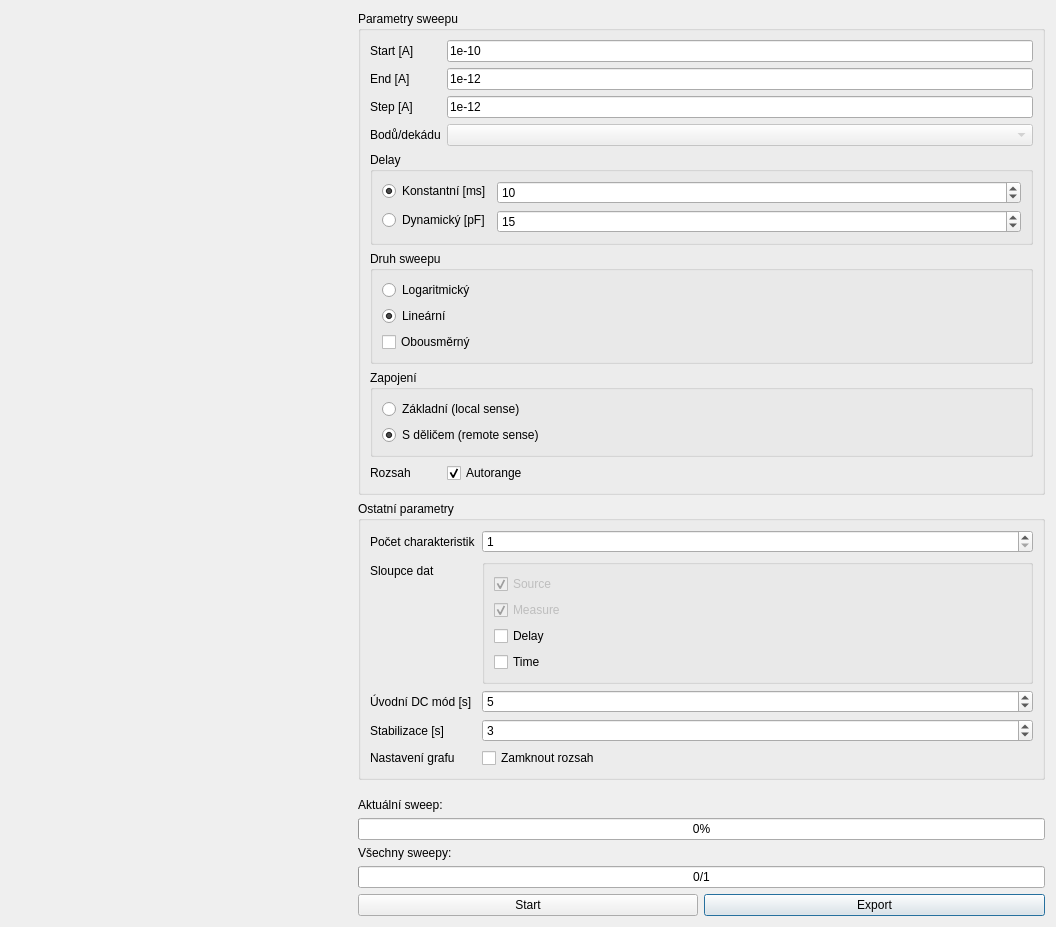
<?xml version="1.0" encoding="UTF-8"?>
<ui version="4.0">
 <class>sweepergui</class>
 <widget class="QDialog" name="sweepergui">
  <property name="geometry">
   <rect>
    <x>0</x>
    <y>0</y>
    <width>1056</width>
    <height>811</height>
   </rect>
  </property>
  <property name="minimumSize">
   <size>
    <width>900</width>
    <height>0</height>
   </size>
  </property>
  <property name="windowTitle">
   <string>Sweeper</string>
  </property>
  <property name="windowIcon">
   <iconset>
    <normaloff>img/logo_crop.png</normaloff>img/logo_crop.png</iconset>
  </property>
  <layout class="QGridLayout" name="gridLayout">
   <item row="7" column="1" colspan="2">
    <widget class="QProgressBar" name="bigProgBar">
     <property name="maximum">
      <number>1</number>
     </property>
     <property name="value">
      <number>0</number>
     </property>
     <property name="format">
      <string>%v/%m</string>
     </property>
    </widget>
   </item>
   <item row="4" column="1">
    <widget class="QLabel" name="label_9">
     <property name="text">
      <string>Aktuální sweep:</string>
     </property>
    </widget>
   </item>
   <item row="8" column="2">
    <widget class="QPushButton" name="exportButton">
     <property name="text">
      <string>Export</string>
     </property>
    </widget>
   </item>
   <item row="0" column="0" rowspan="9">
    <widget class="QWidget" name="mplwindow" native="true">
     <property name="minimumSize">
      <size>
       <width>0</width>
       <height>0</height>
      </size>
     </property>
     <property name="baseSize">
      <size>
       <width>0</width>
       <height>0</height>
      </size>
     </property>
     <layout class="QVBoxLayout" name="mplvl"/>
    </widget>
   </item>
   <item row="1" column="1" colspan="2">
    <widget class="QGroupBox" name="groupBox">
     <property name="minimumSize">
      <size>
       <width>0</width>
       <height>0</height>
      </size>
     </property>
     <property name="title">
      <string>Ostatní parametry</string>
     </property>
     <layout class="QFormLayout" name="formLayout">
      <item row="0" column="0">
       <widget class="QLabel" name="label_2">
        <property name="text">
         <string>Počet charakteristik</string>
        </property>
       </widget>
      </item>
      <item row="0" column="1">
       <widget class="QSpinBox" name="pocetMereniBox">
        <property name="minimum">
         <number>1</number>
        </property>
        <property name="maximum">
         <number>9999</number>
        </property>
       </widget>
      </item>
      <item row="1" column="0">
       <widget class="QLabel" name="label_7">
        <property name="text">
         <string>Sloupce dat</string>
        </property>
       </widget>
      </item>
      <item row="1" column="1">
       <widget class="QGroupBox" name="groupBox_3">
        <property name="title">
         <string/>
        </property>
        <property name="flat">
         <bool>false</bool>
        </property>
        <layout class="QVBoxLayout" name="verticalLayout_2">
         <item>
          <widget class="QCheckBox" name="sourceCheckBox">
           <property name="enabled">
            <bool>false</bool>
           </property>
           <property name="text">
            <string>Source</string>
           </property>
           <property name="checkable">
            <bool>true</bool>
           </property>
           <property name="checked">
            <bool>true</bool>
           </property>
          </widget>
         </item>
         <item>
          <widget class="QCheckBox" name="measureCheckBox">
           <property name="enabled">
            <bool>false</bool>
           </property>
           <property name="text">
            <string>Measure</string>
           </property>
           <property name="checked">
            <bool>true</bool>
           </property>
          </widget>
         </item>
         <item>
          <widget class="QCheckBox" name="delayCheckBox">
           <property name="text">
            <string>Delay</string>
           </property>
          </widget>
         </item>
         <item>
          <widget class="QCheckBox" name="timeCheckBox">
           <property name="text">
            <string>Time</string>
           </property>
          </widget>
         </item>
        </layout>
       </widget>
      </item>
      <item row="2" column="0">
       <widget class="QLabel" name="label_8">
        <property name="text">
         <string>Úvodní DC mód [s]</string>
        </property>
       </widget>
      </item>
      <item row="2" column="1">
       <widget class="QSpinBox" name="stableSpinBox">
        <property name="maximum">
         <number>9999</number>
        </property>
        <property name="value">
         <number>5</number>
        </property>
       </widget>
      </item>
      <item row="3" column="0">
       <widget class="QLabel" name="label_13">
        <property name="text">
         <string>Stabilizace [s]</string>
        </property>
       </widget>
      </item>
      <item row="3" column="1">
       <widget class="QSpinBox" name="sleepSpinBox">
        <property name="value">
         <number>3</number>
        </property>
       </widget>
      </item>
      <item row="4" column="0">
       <widget class="QLabel" name="label_14">
        <property name="text">
         <string>Nastavení grafu</string>
        </property>
       </widget>
      </item>
      <item row="4" column="1">
       <widget class="QCheckBox" name="chkLockRange">
        <property name="text">
         <string>Zamknout rozsah</string>
        </property>
       </widget>
      </item>
     </layout>
    </widget>
   </item>
   <item row="5" column="1" colspan="2">
    <widget class="QProgressBar" name="littleProgBar">
     <property name="value">
      <number>0</number>
     </property>
    </widget>
   </item>
   <item row="8" column="1">
    <widget class="QPushButton" name="startBtn">
     <property name="text">
      <string>Start</string>
     </property>
    </widget>
   </item>
   <item row="6" column="1">
    <widget class="QLabel" name="label_10">
     <property name="text">
      <string>Všechny sweepy:</string>
     </property>
    </widget>
   </item>
   <item row="0" column="1" colspan="2">
    <widget class="QGroupBox" name="groupBox_2">
     <property name="title">
      <string>Parametry sweepu</string>
     </property>
     <layout class="QFormLayout" name="formLayout_2">
      <item row="0" column="0">
       <widget class="QLabel" name="label_3">
        <property name="text">
         <string>Start [A]</string>
        </property>
       </widget>
      </item>
      <item row="0" column="1">
       <widget class="QLineEdit" name="startEdit">
        <property name="text">
         <string>1e-10</string>
        </property>
       </widget>
      </item>
      <item row="1" column="0">
       <widget class="QLabel" name="label_4">
        <property name="text">
         <string>End [A]</string>
        </property>
       </widget>
      </item>
      <item row="1" column="1">
       <widget class="QLineEdit" name="endEdit">
        <property name="text">
         <string>1e-12</string>
        </property>
       </widget>
      </item>
      <item row="2" column="0">
       <widget class="QLabel" name="label_11">
        <property name="text">
         <string>Step [A]</string>
        </property>
       </widget>
      </item>
      <item row="2" column="1">
       <widget class="QLineEdit" name="stepEdit">
        <property name="enabled">
         <bool>true</bool>
        </property>
        <property name="text">
         <string>1e-12</string>
        </property>
       </widget>
      </item>
      <item row="4" column="0">
       <widget class="QLabel" name="label_6">
        <property name="text">
         <string>Bodů/dekádu</string>
        </property>
       </widget>
      </item>
      <item row="4" column="1">
       <widget class="QComboBox" name="decadeComboBox">
        <property name="enabled">
         <bool>false</bool>
        </property>
       </widget>
      </item>
      <item row="8" column="0">
       <widget class="QLabel" name="label_15">
        <property name="text">
         <string>Rozsah</string>
        </property>
       </widget>
      </item>
      <item row="8" column="1">
       <widget class="QCheckBox" name="chkAutorange">
        <property name="text">
         <string>Autorange</string>
        </property>
        <property name="checked">
         <bool>true</bool>
        </property>
        <property name="tristate">
         <bool>false</bool>
        </property>
       </widget>
      </item>
      <item row="5" column="0" colspan="2">
       <widget class="QGroupBox" name="groupBox_6">
        <property name="title">
         <string>Delay</string>
        </property>
        <layout class="QFormLayout" name="formLayout_3">
         <item row="0" column="0">
          <widget class="QRadioButton" name="constantDelayRadio">
           <property name="text">
            <string>Konstantní [ms]</string>
           </property>
           <property name="checked">
            <bool>true</bool>
           </property>
          </widget>
         </item>
         <item row="0" column="1">
          <widget class="QSpinBox" name="delaySpinBox">
           <property name="maximum">
            <number>65000</number>
           </property>
           <property name="value">
            <number>10</number>
           </property>
          </widget>
         </item>
         <item row="1" column="0">
          <widget class="QRadioButton" name="dynamicDelayRadio">
           <property name="enabled">
            <bool>true</bool>
           </property>
           <property name="text">
            <string>Dynamický [pF]</string>
           </property>
          </widget>
         </item>
         <item row="1" column="1">
          <widget class="QSpinBox" name="capacitySpinBox">
           <property name="enabled">
            <bool>true</bool>
           </property>
           <property name="value">
            <number>15</number>
           </property>
          </widget>
         </item>
        </layout>
       </widget>
      </item>
      <item row="6" column="0" colspan="2">
       <widget class="QGroupBox" name="groupBox_4">
        <property name="title">
         <string>Druh sweepu</string>
        </property>
        <layout class="QVBoxLayout" name="verticalLayout">
         <item>
          <widget class="QRadioButton" name="logRadioButton">
           <property name="text">
            <string>Logaritmický</string>
           </property>
           <property name="checked">
            <bool>false</bool>
           </property>
          </widget>
         </item>
         <item>
          <widget class="QRadioButton" name="linRadioButton">
           <property name="enabled">
            <bool>true</bool>
           </property>
           <property name="text">
            <string>Lineární</string>
           </property>
           <property name="checked">
            <bool>true</bool>
           </property>
          </widget>
         </item>
         <item>
          <widget class="QCheckBox" name="chkLoop">
           <property name="text">
            <string>Obousměrný</string>
           </property>
          </widget>
         </item>
        </layout>
       </widget>
      </item>
      <item row="7" column="0" colspan="2">
       <widget class="QGroupBox" name="groupBox_5">
        <property name="title">
         <string>Zapojení</string>
        </property>
        <layout class="QVBoxLayout" name="verticalLayout_3">
         <item>
          <widget class="QRadioButton" name="senseLocalRadioButton">
           <property name="enabled">
            <bool>true</bool>
           </property>
           <property name="text">
            <string>Základní (local sense)</string>
           </property>
          </widget>
         </item>
         <item>
          <widget class="QRadioButton" name="senseRemoteRadioButton">
           <property name="enabled">
            <bool>true</bool>
           </property>
           <property name="text">
            <string>S děličem (remote sense)</string>
           </property>
           <property name="checked">
            <bool>true</bool>
           </property>
          </widget>
         </item>
        </layout>
       </widget>
      </item>
     </layout>
    </widget>
   </item>
  </layout>
 </widget>
 <tabstops>
  <tabstop>startBtn</tabstop>
  <tabstop>startEdit</tabstop>
  <tabstop>endEdit</tabstop>
  <tabstop>stepEdit</tabstop>
  <tabstop>decadeComboBox</tabstop>
  <tabstop>chkAutorange</tabstop>
  <tabstop>pocetMereniBox</tabstop>
  <tabstop>stableSpinBox</tabstop>
  <tabstop>sleepSpinBox</tabstop>
  <tabstop>chkLockRange</tabstop>
  <tabstop>logRadioButton</tabstop>
  <tabstop>linRadioButton</tabstop>
  <tabstop>chkLoop</tabstop>
  <tabstop>senseLocalRadioButton</tabstop>
  <tabstop>senseRemoteRadioButton</tabstop>
  <tabstop>sourceCheckBox</tabstop>
  <tabstop>measureCheckBox</tabstop>
  <tabstop>delayCheckBox</tabstop>
  <tabstop>timeCheckBox</tabstop>
  <tabstop>exportButton</tabstop>
 </tabstops>
 <resources/>
 <connections/>
</ui>
